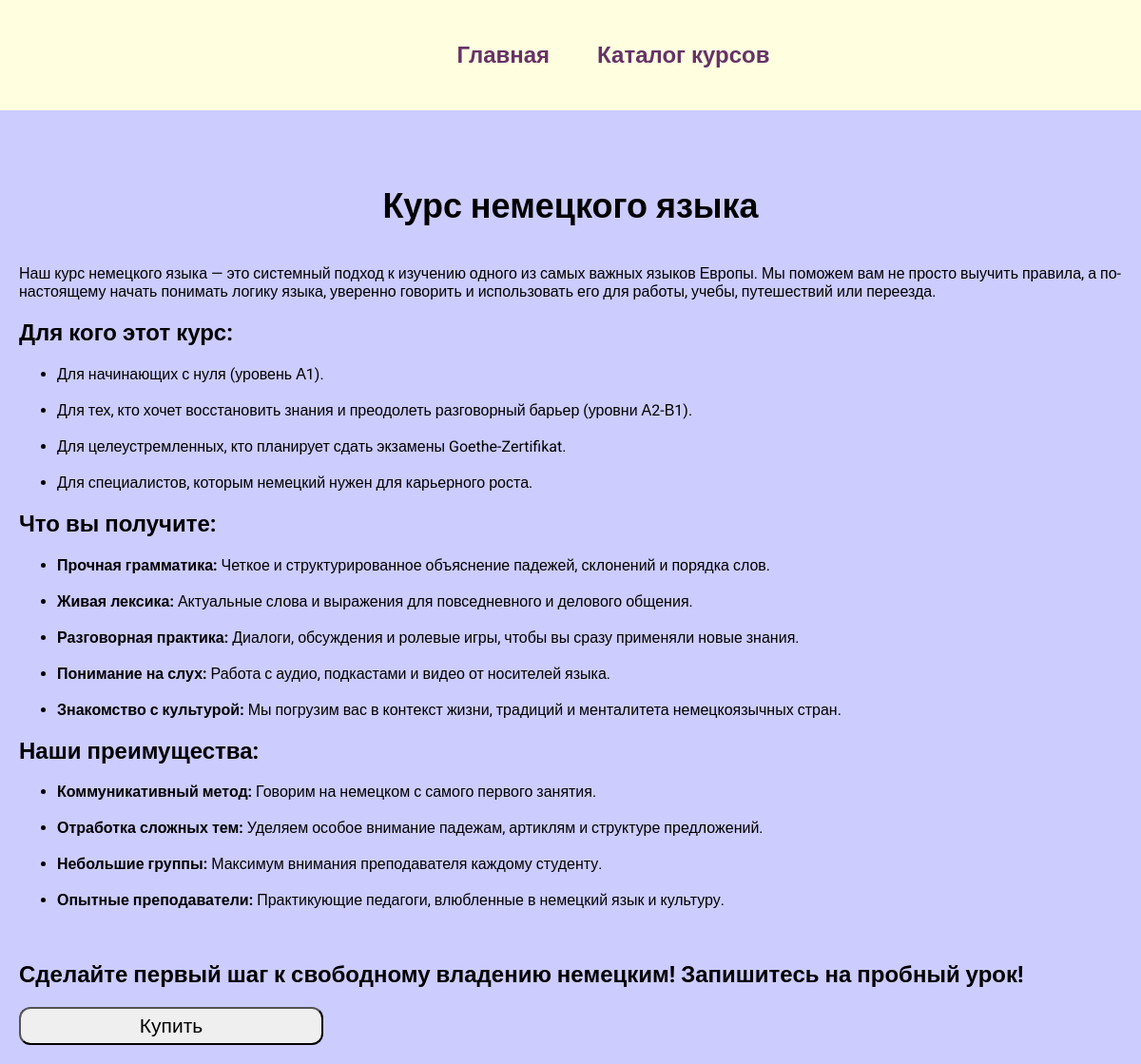
Screenshot of /language/2 with the database file from the repository.
### language/models.py (models this page shows, shortened)
class Language(models.Model):
    title = models.CharField(max_length=200)
    description = models.TextField()
    price = models.CharField(max_length=200)

### language/views.py (the view)
# urls.py: path('<int:language_id>', views.detail, name='detail'),
def detail(request, language_id):
    language = get_object_or_404(Language, pk=language_id)
    return render(request, 'language/details.html', {'language': language})

### language/templates/language/details.html
{% extends 'blogs/base.html' %}
{% block content %}
<div class="detail">
  <h1>{{ language.title }}</h1>
  <p>{{ language.description|safe }}</p>
  <a href=""><button>Купить</button></a>
</div>
{% endblock %}

### blogs/static/css/style.css (style rules this page uses)
body { font-family: "Roboto", sans-serif; padding: 0; margin: 0; background: #CCCCFF; }
.content h1 { text-align: center; margin: 60px 0 40px; font-size: 36px; }
button { width: 320px; height: 40px; border-radius: 12px; justify-content: center; align-items: center; font-size: 21px; }

### rows the page displays
Language: title "Курс немецкого языка", description "Наш курс немецкого языка — это системный подход к изучению одного из самых важных языков Европы. Мы поможем вам не просто выучить правила, а по-настоящему начать понимать логику языка, уверенно говорить и использовать его для работы, учебы, путешествий или переезда. Для кого этот курс: Для начинающих с нуля (уровень А1). Для тех, кто хочет восстановить знания и преодолеть разговорный барьер (уровни А2-В1). Для целеустремленных, кто планирует сдать экзамены Goethe-Zertifikat. Для специалистов, которым немецкий нужен для карьерного роста. Что вы получите: Прочная грамматика: Четкое и структурированное объяснение падежей, склонений и порядка слов. Живая лексика: Актуальные слова и выражения…"
